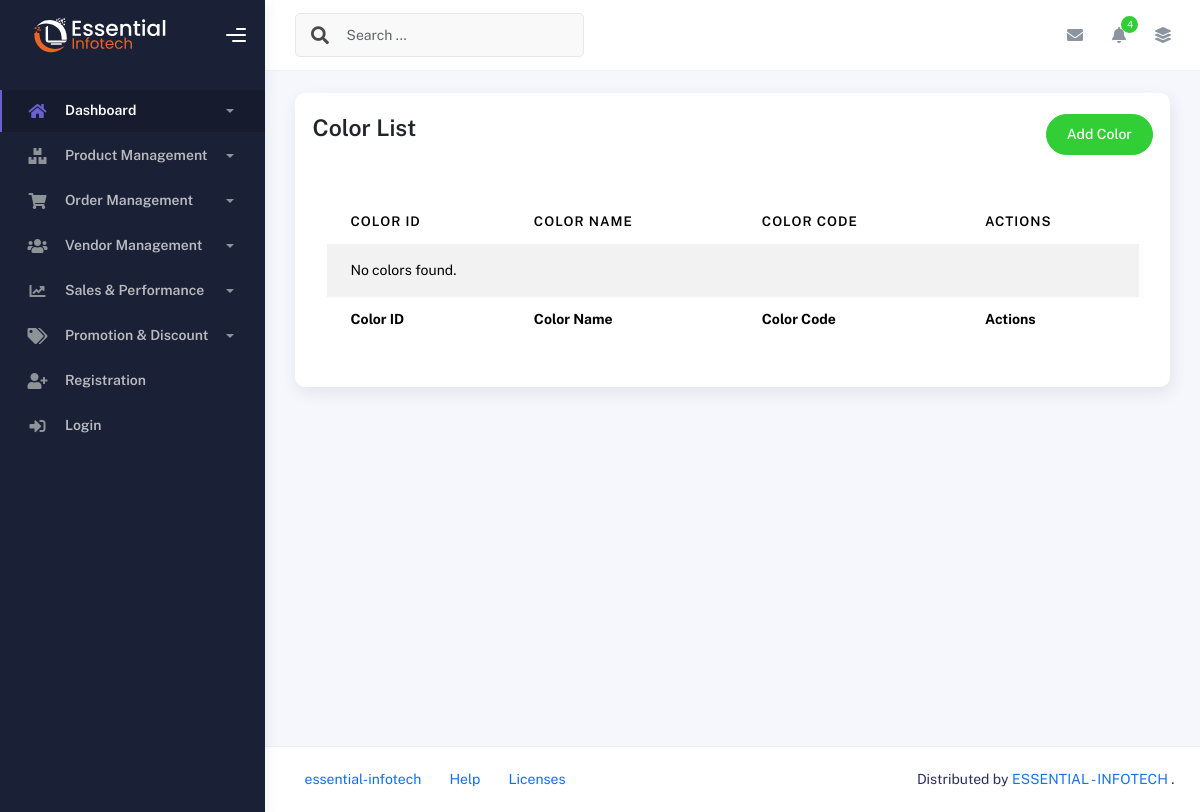
/product-management/color/list/, run on an earlier commit of the app's database.
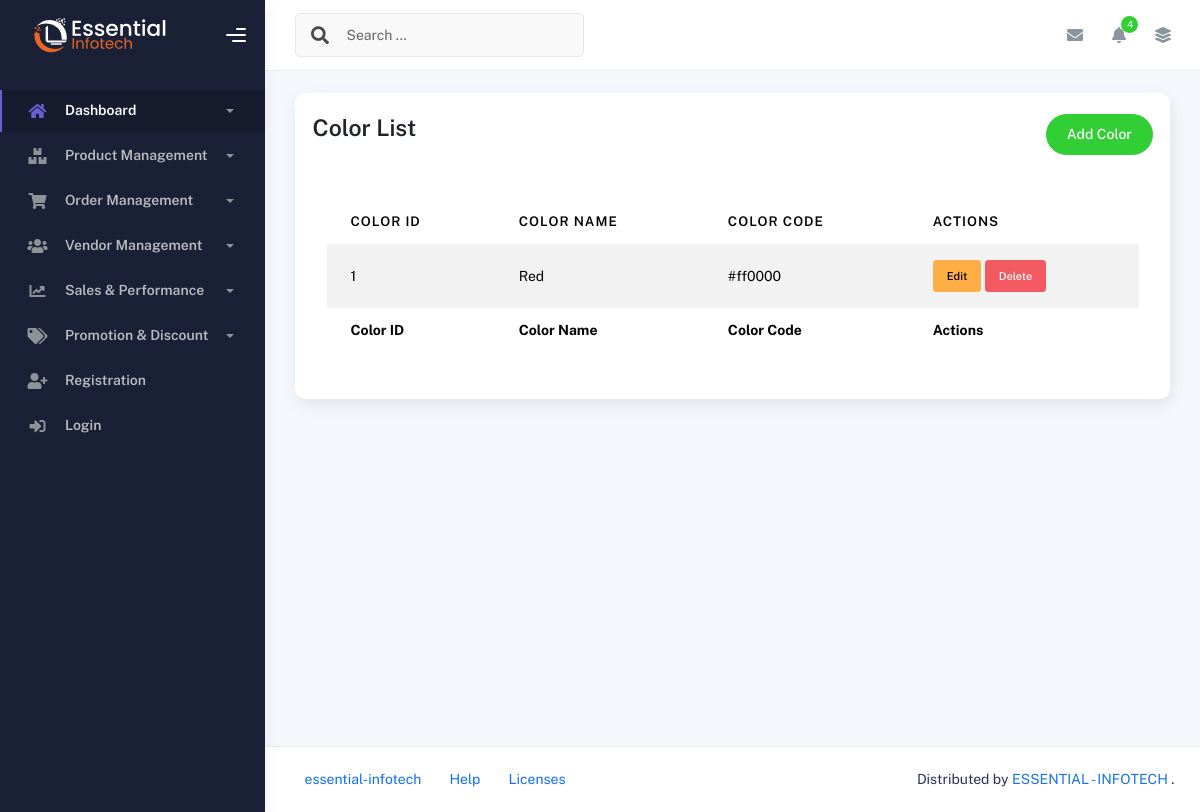
And on a later commit of the database.
### product_management/models.py (models this page shows, shortened)
class Color(models.Model):
    color_name = models.CharField(max_length=255)
    color_code = models.CharField(max_length=7)  # e.g., '#FFFFFF'
    created_at = models.DateTimeField(auto_now_add=True)
    updated_at = models.DateTimeField(auto_now=True)

### product_management/views.py (the view)
# urls.py: path('color/list/', color_list, name='color-list'),
def color_list(request):
    color = Color.objects.all()
    return render(request, 'product_management/color.html', {'color': color})

### templates/product_management/color.html (shortened to what this page needs)
{% extends 'base.html' %}
{% block content %}
    <div class="container">
        <div class="page-inner">
            <div class="row">
                <div class="col-md-12">
                    <div class="card p-3">
                        <div class="page-header d-flex justify-content-between p-1">
                            <h3 class="fw-bold mb-3">Color List</h3>
                            <a href="{% url 'color-form' %}" class="btn btn-success btn-round ms-auto text-white" style="text-decoration: none;">
                                Add Color
                            </a>
                        </div>
                        <div class="card-body">
                            <div class="table-responsive">
                                <table id="multi-filter-select" class="display table table-striped table-hover">
                                    <thead>
                                        <tr>
                                            <th>Color ID</th>
                                            <th>Color Name</th>
                                            <th>Color Code</th>
                                            <th>Actions</th>
                                        </tr>
                                    </thead>
                                    <tfoot>
                                        <tr>
                                            <th>Color ID</th>
                                            <th>Color Name</th>
                                            <th>Color Code</th>
                                            <th>Actions</th>
                                        </tr>
                                    </tfoot>
                                    <tbody>
                                        {% for color in color %}
                                        <tr>
                                            <td>{{ color.id }}</td>
                                            <td>{{ color.color_name }}</td>
                                            <td>{{ color.color_code }}</td>
                                            <td>
                                                <a href="{% url 'color-edit' color.pk %}" class="btn btn-warning btn-sm">Edit</a>
                                                <form method="POST" action="{% url 'color-delete' color.pk %}" style="display:inline;" onsubmit="return confirm('Are you sure you want to delete this banner?');" >
                                                    <button type="submit" class="btn btn-danger btn-sm">Delete</button>
                                                </form>
                                            </td>
                                        </tr>
                                        {% empty %}
                                        <tr>
                                            <td colspan="4">No colors found.</td>
                                        </tr>
                                        {% endfor %}
                                    </tbody>
                                </table>
                            </div>
                        </div>
                    </div>
                </div>
            </div>
        </div>
    </div>
{% endblock %}

What changed in the data, as far as the page shows it:
added Color: id "1", color_name "Red", color_code "#ff0000"
Also different on the page:
text no longer shown: "No colors found."
